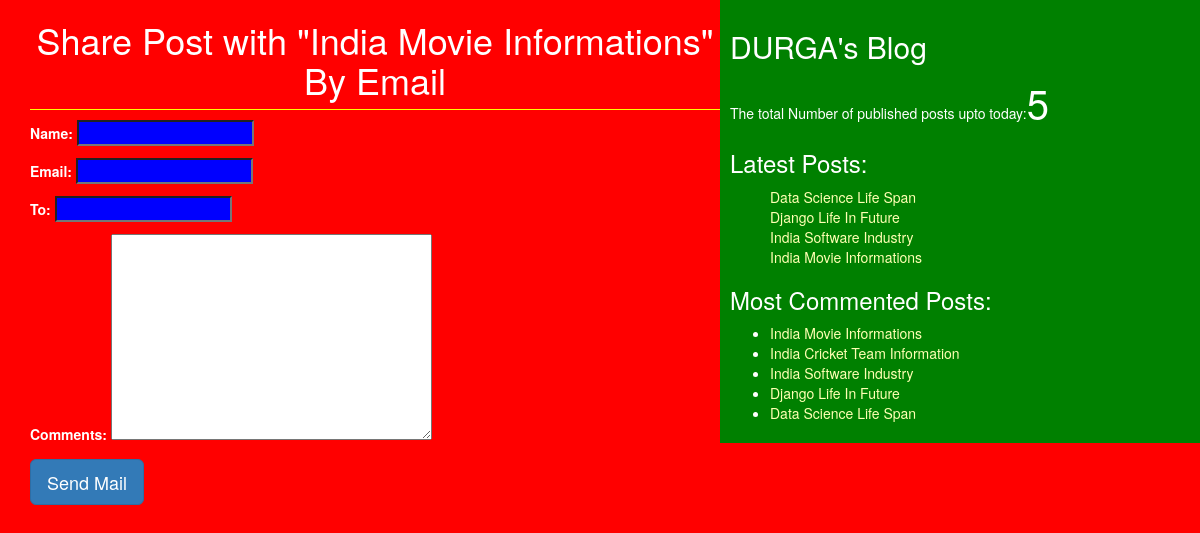
The app's page /2/share/ with its own data.
### blog/models.py (models this page shows, shortened)
class Post(models.Model):
    STATUS_CHOICES = (('draft','Draft'),('published','Published'))
    title = models.CharField(max_length=256)
    slug = models.SlugField(max_length=264,unique_for_date='publish')
    author = models.ForeignKey(User,related_name='blog_posts', on_delete=models.CASCADE)
    body = models.TextField()
    publish = models.DateTimeField(default=timezone.now)
    created = models.DateTimeField(auto_now_add=True)
    updated = models.DateTimeField(auto_now=True)
    status = models.CharField(max_length=10,choices=STATUS_CHOICES,default='draft')
    objects = CustomManager()
    tags = TaggableManager()
    class Meta:
        ordering = ('-publish',)
    def get_absolute_url(self):
        return reverse('post_detail',args=[self.publish.year,self.publish.strftime('%m'),self.publish.strftime('%d'),self.slug])

### blog/views.py (the view)
# urls.py: re_path(r'^(?P<id>\d+)/share/$',views.mail_send_view),
def mail_send_view(request,id):
    post = get_object_or_404(Post,id=id,status='published')
    sent = False
    if request.method =='POST':
        form=EmailSendForm(request.POST)
        if form.is_valid():
            cd = form.cleaned_data
            subject = '{}({}) recommends you to read "{}"'.format(cd['name'],cd['email'],post.title)
            post_url=request.build_absolute_uri(post.get_absolute_url())
            message = 'Read Post At:\n{}|\n\n{}\'s Comments:\n{}'.format(post_url,cd['name'],cd['comments'])
            send_mail(subject,message,'akshaypythondev@gmail.com',[cd['to']])
            sent=True
    else:
        form = EmailSendForm()
    return render(request,'blog/sharebymail.html',{'form':form,'post':post,'sent':sent})

### blog/forms.py
class EmailSendForm(forms.Form):
    name = forms.CharField()
    email = forms.EmailField()
    to = forms.EmailField()
    comments = forms.CharField(required=False,widget=forms.Textarea)

### blog/models.py (called while the page is built)
    def get_queryset(self):
        return super().get_queryset().filter(status='published')

### blog/templatetags/blog_tags.py (called while the page is built)
@register.simple_tag(name='my_tag')
def total_posts():
    return Post.objects.count()

@register.inclusion_tag('blog/latest_posts123.html')
def show_latest_posts(count=10):
    latest_posts=Post.objects.order_by('-publish')[:count]
    return {'latest_posts':latest_posts}

@register.simple_tag
def get_most_commented_posts(count=5):
    return Post.objects.annotate(total_comments=Count('comments')).order_by('-total_comments')[:count]

### templates/blog/sharebymail.html (shortened to what this page needs)
{% extends 'blog/base.html' %}
{% block content %}
{% if sent %}
<h1>Email Successfully Sent!!!</h1>
<h2>Post with the title: {{post.title}} information shared by email</h2>
{% else %}
<h1>Share Post with "{{post.title}}" By Email</h1>
  <form method='POST'>
    {{form.as_p}}
    <input type="submit" class='btn btn-primary btn-lg' value="Send Mail">
  </form>
{% endif %}
{% endblock %}

### templates/blog/base.html (shortened to what this page needs)
<!DOCTYPE html>
{% load static %}
{% load blog_tags %}
<html lang="en" dir="ltr">
  <head>
    <link rel="stylesheet" href="https://cdn.jsdelivr.net/npm/bootstrap@3.3.7/dist/css/bootstrap.min.css">
    <link rel="stylesheet" href="{% static 'css/blog.css' %}">
  </head>
  <body>
    <div class="content">
      {% block content %} {% endblock %}
    </div>
    <div class="sidebar">
      <h2>DURGA's Blog</h2>
      <p>The total Number of published posts upto today:<span id='pcount'>{% my_tag %}</span></p>
      <h3>Latest Posts:</h3>{% show_latest_posts 4%}
      <h3>Most Commented Posts:</h3>
      {% get_most_commented_posts as most_commented_posts %}
      <ul>
        {% for post in most_commented_posts %}
        <li><a href="{{post.get_absolute_url}}">{{post.title}}</a><br></li>
        {% endfor %}
      </ul>
    </div>
  </body>
</html>

### templates/blog/latest_posts123.html
<ul>
  {% for post in latest_posts %}
  <a href="{{post.get_absolute_url}}">{{post.title}}</a><br>
  {% endfor %}
</ul>

### static/css/blog.css (style rules this page uses)
.content { width:60%; float:left; padding:0 0 0 30px; background: red; height: 100%; }
.sidebar { width:40%; float:right; padding: 10px; background: green; height: 100%; }
h1 { text-align: center; border-bottom: 1px solid yellow; padding-bottom: 10px; }
body { color: white; background: red; }
a { color: #ffffb3; }
input { background: blue; color: white; }
#pcount { font-size: 40px; colot: yellow; fot-weight: bold; }

### records on screen
Post: title "India Movie Informations"
Post: title "Data Science Life Span"
Post: title "Django Life In Future"
Post: title "India Software Industry"
Post: title "India Cricket Team Information"
